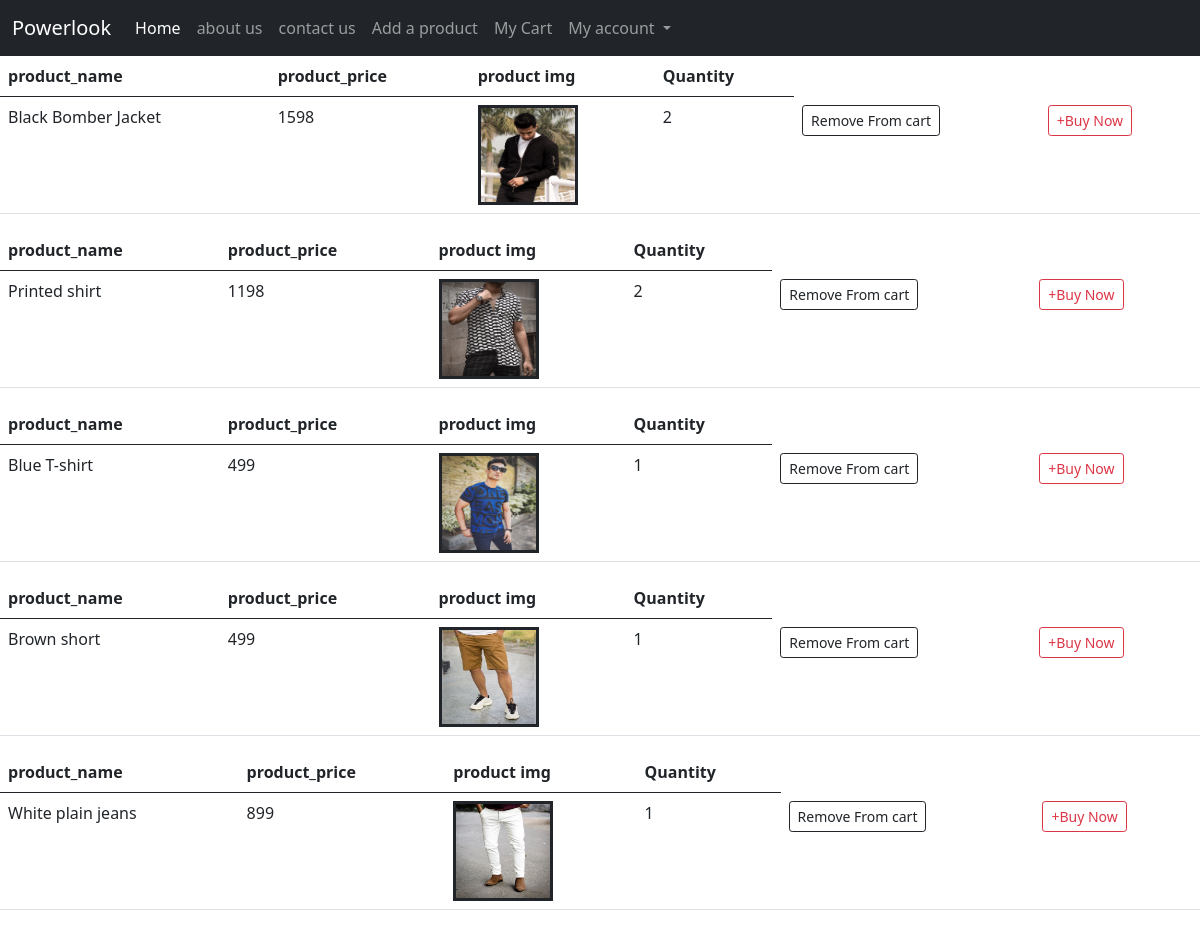
The page /mycart (signed in) on the database its author committed.
### home/models.py (models this page shows)
class Cart(models.Model):
  user = models.ForeignKey(
        settings.AUTH_USER_MODEL,
        on_delete=models.CASCADE
    )
  product_name=models.CharField(max_length=100,primary_key=True)
  product_price=models.IntegerField(default=0)
  product_img=models.FileField()
  quantity=models.IntegerField(default=1)
  total_price= models.IntegerField(default=0)
  def __str__(self) :
      return self.product_name

### home/views.py (the view)
# urls.py: path("mycart",views.mycart,name='mycart'),
def mycart(request):
    current_user=request.user
    try:
       cart_product_all=Cart.objects.filter(user=current_user)
       list=[cart_product_all]
       for i in range(0,len(list)):
          list.append(i)
          cart_product=Cart.objects.all()[i]
       cart_product_name=Cart.objects.filter(product_name=cart_product)
       context={"cart_product_all":cart_product_all,
             "cart_product_name":cart_product_name,
    }
    except:
        messages.success(request,"You have no product in the cart yet!")
        return redirect("/")
    return render(request,'mycart.html',context=context)

### home/templates/mycart.html (shortened to what this page needs)
{% extends 'base.html' %}
{% block content %}
{% for cart_product_name in cart_product_all %}
 <table class="table">
    <thead>
        <tr>
            <th scope="col">product_name</th>
            <th scope="col">product_price</th>
            <th scope="col">product img</th>
            <th scope="col">Quantity</th>
        </tr>
    </thead>
    <tbody>
        <tr>
            <td>{{cart_product_name.product_name}}</td>
            <td>{{cart_product_name.product_price}}</td>
            <td ><img src="{{cart_product_name.product_img.url}}" alt="" border=3 height=100 width=100></img>
            </td>
            <td>{{cart_product_name.quantity}}</td>
            <td> <a href="/remove_cart/{{cart_product_name.product_name}}"  type="button" class="btn btn-sm  btn-outline-dark"> Remove From cart </a> </td>
            <td> <a href="/order_now/{{cart_product_name.product_name}}"  type="button" class="btn btn-sm  btn-outline-danger"> +Buy Now </a> </td>
        </tr>
    </tbody>
  </table>
{% endfor %}
{% endblock content %}

### home/templates/base.html (shortened to what this page needs)
<!doctype html>
<html lang="en">
<head>
  <link href="https://cdn.jsdelivr.net/npm/bootstrap@5.0.2/dist/css/bootstrap.min.css" rel="stylesheet"
>
</head>
<body>
  <nav class="navbar navbar-expand-lg navbar-dark bg-dark">
    <div class="container-fluid">
      <a class="navbar-brand" href="#">Powerlook</a>
      <div class="collapse navbar-collapse" id="navbarNavDropdown">
        <ul class="navbar-nav">
          <li class="nav-item">
            <a class="nav-link active" aria-current="page" href="/">Home</a>
          </li>
          <li class="nav-item">
            <a class="nav-link" href="/about">about us</a>
          </li>
          <li class="nav-item">
            <a class="nav-link" href="/contact">contact us</a>
          </li>
          <li class="nav-item">
            <a class="nav-link" href="/add_a_product">Add a product</a>
          </li>
          <li class="nav-item">
            <a class="nav-link" href="/mycart">My Cart</a>
          </li>
          <li class="nav-item dropdown">
            <a class="nav-link dropdown-toggle" href="#" id="navbarDropdownMenuLink" role="button"
              data-bs-toggle="dropdown" aria-expanded="false">
              My account
            </a>
          </li>
        </ul>
      </div>
    </div>
  </nav>
  {% block content %} {% endblock content %}
</body>
</html>

### rows shown on the page
Cart: product_name "Black Bomber Jacket", product_price "1598", product_img (picture), quantity "2"
Cart: product_name "Printed shirt", product_price "1198", product_img (picture), quantity "2"
Cart: product_name "Blue T-shirt", product_price "499", product_img (picture), quantity "1"
Cart: product_name "Brown short", product_price "499", product_img (picture), quantity "1"
Cart: product_name "White plain jeans", product_price "899", product_img (picture), quantity "1"
